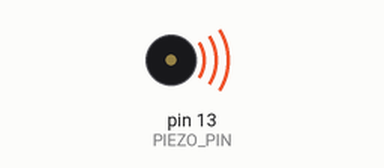
Bench run of a sketch on a simulated Arduino Uno, built with avr-gcc and run on an emulated ATmega328P. Shown: buzzer (waves = sounding).

Above: at 0.1 s.
Timing chart, 0 to 1.6 s (numbered marks = the images above):
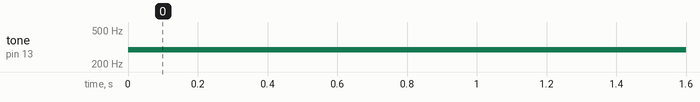

Measured:
- by itself, tone on pin 13 (PIEZO_PIN): silent → 294 Hz at 0.00 s

The sketch:

Peizo-test.ino
```cpp
#include <Tone.h>
#define PIEZO_PIN  13     // Pin connected to the piezo buzzer.

// Define list of tone frequencies to play.
int toneFreq[] = { 262,   // C4
                   294,   // D4
                   330,   // E4
                   349,   // F4
                   392,   // G4
                   440,   // A4
                   494 }; // B4
int toneCount = sizeof(toneFreq)/sizeof(int);

void setup() {
  // No setup necessary!
  pinMode(13,OUTPUT);
}

void loop() {
  tone(13,294,5000);
}
```
